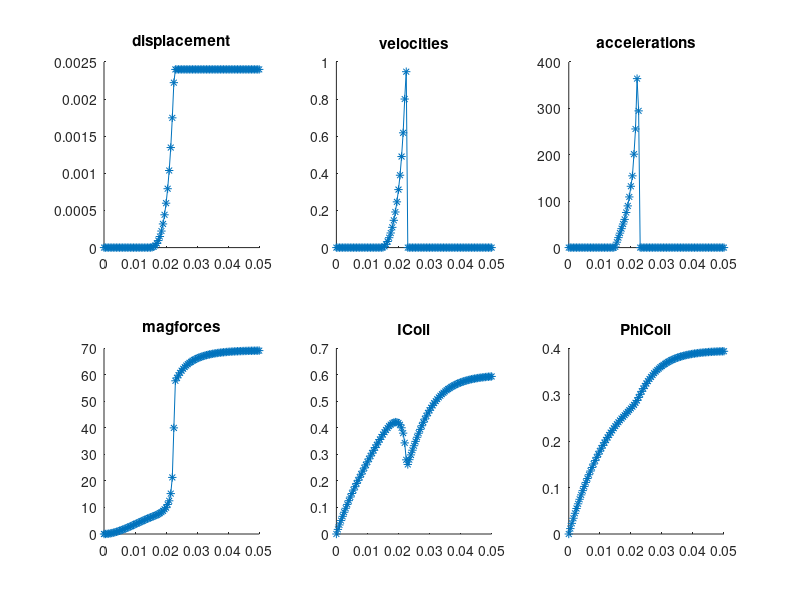

Write MATLAB code to recreate this figure.
%output by FEEM
%timesteps, displacements, velocities, accelerations, magneticforce, current, flux, steps, time
results = [
0.00000000e+00,0.00000000e+00,0.00000000e+00,0.00000000e+00,0.00000000e+00,0.00000000e+00,0.00000000e+00,0,0.00000000e+00,; 
5.00000000e-04,0.00000000e+00,0.00000000e+00,0.00000000e+00,1.56036998e-02,1.73812704e-02,1.16523746e-02,0,3.34000000e-01,; 
1.00000000e-03,0.00000000e+00,0.00000000e+00,0.00000000e+00,6.06198128e-02,3.42590266e-02,2.29671941e-02,0,3.10000000e-01,; 
1.50000000e-03,0.00000000e+00,0.00000000e+00,0.00000000e+00,1.32491087e-01,5.06478546e-02,3.39542370e-02,0,3.16000000e-01,; 
2.00000000e-03,0.00000000e+00,0.00000000e+00,0.00000000e+00,2.28831714e-01,6.65619183e-02,4.46229986e-02,0,3.18000000e-01,; 
2.50000000e-03,0.00000000e+00,0.00000000e+00,0.00000000e+00,3.47416806e-01,8.20149709e-02,5.49826992e-02,0,2.81000000e-01,; 
3.00000000e-03,0.00000000e+00,0.00000000e+00,0.00000000e+00,4.86172492e-01,9.70203673e-02,6.50422918e-02,0,2.70000000e-01,; 
3.50000000e-03,0.00000000e+00,0.00000000e+00,0.00000000e+00,6.43166597e-01,1.11591076e-01,7.48104703e-02,0,2.75000000e-01,; 
4.00000000e-03,0.00000000e+00,0.00000000e+00,0.00000000e+00,8.16599881e-01,1.25739688e-01,8.42956766e-02,0,2.74000000e-01,; 
4.50000000e-03,0.00000000e+00,0.00000000e+00,0.00000000e+00,1.00479779e+00,1.39478433e-01,9.35061079e-02,0,2.67000000e-01,; 
5.00000000e-03,0.00000000e+00,0.00000000e+00,0.00000000e+00,1.20620271e+00,1.52819183e-01,1.02449724e-01,0,2.64000000e-01,; 
5.50000000e-03,0.00000000e+00,0.00000000e+00,0.00000000e+00,1.41935857e+00,1.65776623e-01,1.11134191e-01,0,4.59000000e-01,; 
6.00000000e-03,0.00000000e+00,0.00000000e+00,0.00000000e+00,1.64291540e+00,1.78362324e-01,1.19566942e-01,0,4.76000000e-01,; 
6.50000000e-03,0.00000000e+00,0.00000000e+00,0.00000000e+00,1.87562042e+00,1.90587337e-01,1.27755189e-01,0,8.52100000e+00,; 
7.00000000e-03,0.00000000e+00,0.00000000e+00,0.00000000e+00,2.11631518e+00,2.02459868e-01,1.35705985e-01,0,4.19000000e-01,; 
7.50000000e-03,0.00000000e+00,0.00000000e+00,0.00000000e+00,2.36393446e+00,2.13994881e-01,1.43426067e-01,0,4.16000000e-01,; 
8.00000000e-03,0.00000000e+00,0.00000000e+00,0.00000000e+00,2.61823642e+00,2.25544885e-01,1.50915121e-01,0,8.30000000e-01,; 
8.50000000e-03,0.00000000e+00,0.00000000e+00,0.00000000e+00,2.87842254e+00,2.37299420e-01,1.58169099e-01,0,8.75000000e-01,; 
9.00000000e-03,0.00000000e+00,0.00000000e+00,0.00000000e+00,3.14259401e+00,2.49009288e-01,1.65188818e-01,0,5.88800000e+00,; 
9.50000000e-03,0.00000000e+00,0.00000000e+00,0.00000000e+00,3.40979042e+00,2.60638624e-01,1.71975883e-01,0,8.98000000e-01,; 
1.00000000e-02,0.00000000e+00,0.00000000e+00,0.00000000e+00,3.67832351e+00,2.72086613e-01,1.78534120e-01,0,1.14200000e+00,; 
1.05000000e-02,0.00000000e+00,0.00000000e+00,0.00000000e+00,3.94736750e+00,2.83305275e-01,1.84867973e-01,0,1.05400000e+00,; 
1.10000000e-02,0.00000000e+00,0.00000000e+00,0.00000000e+00,4.21604500e+00,2.94274795e-01,1.90982429e-01,0,1.08300000e+00,; 
1.15000000e-02,0.00000000e+00,0.00000000e+00,0.00000000e+00,4.48354730e+00,3.04958758e-01,1.96883199e-01,0,1.06200000e+00,; 
1.20000000e-02,0.00000000e+00,0.00000000e+00,0.00000000e+00,4.74962292e+00,3.15479410e-01,2.02573483e-01,0,1.16600000e+00,; 
1.25000000e-02,0.00000000e+00,0.00000000e+00,0.00000000e+00,5.01404577e+00,3.25980499e-01,2.08053832e-01,0,1.41300000e+00,; 
1.30000000e-02,0.00000000e+00,0.00000000e+00,0.00000000e+00,5.27556317e+00,3.36277552e-01,2.13328229e-01,0,1.57300000e+00,; 
1.35000000e-02,0.00000000e+00,0.00000000e+00,0.00000000e+00,5.53345472e+00,3.46391613e-01,2.18400313e-01,0,1.24400000e+00,; 
1.40000000e-02,0.00000000e+00,0.00000000e+00,0.00000000e+00,5.78696126e+00,3.56288058e-01,2.23274458e-01,0,1.19600000e+00,; 
1.45000000e-02,0.00000000e+00,0.00000000e+00,0.00000000e+00,6.03557366e+00,3.65908675e-01,2.27956182e-01,0,1.14200000e+00,; 
1.50000000e-02,3.70558913e-07,7.41117825e-04,1.48223565e+00,6.27955840e+00,3.75196156e-01,2.32452158e-01,0,1.61400000e+00,; 
1.55000000e-02,3.65175399e-06,6.56239015e-03,1.16425447e+01,6.51745911e+00,3.84020743e-01,2.36771644e-01,0,1.56000000e+00,; 
1.60000000e-02,1.23090504e-05,1.73145928e-02,2.15044054e+01,6.75248418e+00,3.92279916e-01,2.40925939e-01,0,1.52700000e+00,; 
1.65000000e-02,2.87572043e-05,3.28963078e-02,3.11634300e+01,6.99058493e+00,3.99845322e-01,2.44928918e-01,0,1.68600000e+00,; 
1.70000000e-02,5.54129335e-05,5.33114583e-02,4.08303010e+01,7.23958653e+00,4.06647385e-01,2.48795842e-01,0,1.59600000e+00,; 
1.75000000e-02,9.47670995e-05,7.87083320e-02,5.07937474e+01,7.49286725e+00,4.12453970e-01,2.52546623e-01,0,1.75100000e+00,; 
1.80000000e-02,1.49306116e-04,1.09078032e-01,6.07394003e+01,7.87120642e+00,4.17173081e-01,2.56203017e-01,0,1.43600000e+00,; 
1.85000000e-02,2.22760466e-04,1.46908700e-01,7.56613364e+01,8.23954446e+00,4.20436449e-01,2.59794168e-01,0,1.48400000e+00,; 
1.90000000e-02,3.18683433e-04,1.91845934e-01,8.98744663e+01,8.73892372e+00,4.22095400e-01,2.63352183e-01,0,1.40800000e+00,; 
1.95000000e-02,4.41906571e-04,2.46446276e-01,1.09200685e+02,9.33473914e+00,4.21656424e-01,2.66919155e-01,0,1.31300000e+00,; 
2.00000000e-02,5.98160585e-04,3.12508029e-01,1.32123506e+02,9.93345982e+00,4.18722293e-01,2.70544800e-01,0,1.58200000e+00,; 
2.05000000e-02,7.93078928e-04,3.89836685e-01,1.54657313e+02,1.11256911e+01,4.12158879e-01,2.74301726e-01,0,1.78200000e+00,; 
2.10000000e-02,1.03832819e-03,4.90498521e-01,2.01323671e+02,1.25205379e+01,4.00556581e-01,2.78290701e-01,0,2.04800000e+00,; 
2.15000000e-02,1.34749123e-03,6.18326084e-01,2.55655127e+02,1.52389467e+01,3.80425516e-01,2.82682369e-01,0,2.20400000e+00,; 
2.20000000e-02,1.74769128e-03,8.00400104e-01,3.64148040e+02,2.13389371e+01,3.43624519e-01,2.87810052e-01,0,2.63000000e+00,; 
2.25000000e-02,2.22155076e-03,9.47718951e-01,2.94637694e+02,4.00261274e+01,2.79793945e-01,2.94215379e-01,0,3.52300000e+00,; 
2.30000000e-02,2.40000000e-03,0.00000000e+00,0.00000000e+00,5.77806734e+01,2.62258702e-01,3.00973465e-01,0,3.32300000e+00,; 
2.35000000e-02,2.40000000e-03,0.00000000e+00,0.00000000e+00,5.88920680e+01,2.80331404e-01,3.07363089e-01,0,2.82100000e+00,; 
2.40000000e-02,2.40000000e-03,0.00000000e+00,0.00000000e+00,5.98888475e+01,2.98336952e-01,3.13392696e-01,0,2.70000000e+00,; 
2.45000000e-02,2.40000000e-03,0.00000000e+00,0.00000000e+00,6.07850358e+01,3.15955238e-01,3.19070412e-01,0,2.74000000e+00,; 
2.50000000e-02,2.40000000e-03,0.00000000e+00,0.00000000e+00,6.15920371e+01,3.32926424e-01,3.24409273e-01,0,2.77800000e+00,; 
2.55000000e-02,2.40000000e-03,0.00000000e+00,0.00000000e+00,6.23155872e+01,3.49205107e-01,3.29422981e-01,0,2.78300000e+00,; 
2.60000000e-02,2.40000000e-03,0.00000000e+00,0.00000000e+00,6.29644622e+01,3.64901274e-01,3.34122814e-01,0,2.73600000e+00,; 
2.65000000e-02,2.40000000e-03,0.00000000e+00,0.00000000e+00,6.35472299e+01,3.80090219e-01,3.38519121e-01,0,2.86200000e+00,; 
2.70000000e-02,2.40000000e-03,0.00000000e+00,0.00000000e+00,6.40633434e+01,3.94562436e-01,3.42626212e-01,0,2.64300000e+00,; 
2.75000000e-02,2.40000000e-03,0.00000000e+00,0.00000000e+00,6.45246573e+01,4.08297238e-01,3.46458823e-01,0,2.73600000e+00,; 
2.80000000e-02,2.40000000e-03,0.00000000e+00,0.00000000e+00,6.49412817e+01,4.21315551e-01,3.50031204e-01,0,2.53900000e+00,; 
2.85000000e-02,2.40000000e-03,0.00000000e+00,0.00000000e+00,6.53165190e+01,4.33664106e-01,3.53356763e-01,0,2.56200000e+00,; 
2.90000000e-02,2.40000000e-03,0.00000000e+00,0.00000000e+00,6.56517726e+01,4.45307160e-01,3.56449572e-01,0,2.61800000e+00,; 
2.95000000e-02,2.40000000e-03,0.00000000e+00,0.00000000e+00,6.59554942e+01,4.56284408e-01,3.59322973e-01,0,2.53200000e+00,; 
3.00000000e-02,2.40000000e-03,0.00000000e+00,0.00000000e+00,6.62306324e+01,4.66553018e-01,3.61991123e-01,0,2.60700000e+00,; 
3.05000000e-02,2.40000000e-03,0.00000000e+00,0.00000000e+00,6.64817873e+01,4.76166022e-01,3.64467119e-01,0,2.49400000e+00,; 
3.10000000e-02,2.40000000e-03,0.00000000e+00,0.00000000e+00,6.67112489e+01,4.85123407e-01,3.66764069e-01,0,2.53900000e+00,; 
3.15000000e-02,2.40000000e-03,0.00000000e+00,0.00000000e+00,6.69209160e+01,4.93467361e-01,3.68894222e-01,0,2.52100000e+00,; 
3.20000000e-02,2.40000000e-03,0.00000000e+00,0.00000000e+00,6.71126839e+01,5.01228587e-01,3.70869225e-01,0,2.43700000e+00,; 
3.25000000e-02,2.40000000e-03,0.00000000e+00,0.00000000e+00,6.72878685e+01,5.08441983e-01,3.72700013e-01,0,2.29600000e+00,; 
3.30000000e-02,2.40000000e-03,0.00000000e+00,0.00000000e+00,6.74477818e+01,5.15165763e-01,3.74396357e-01,0,2.38200000e+00,; 
3.35000000e-02,2.40000000e-03,0.00000000e+00,0.00000000e+00,6.75940512e+01,5.21441981e-01,3.75967210e-01,0,2.38400000e+00,; 
3.40000000e-02,2.40000000e-03,0.00000000e+00,0.00000000e+00,6.77285398e+01,5.27280046e-01,3.77421335e-01,0,2.43700000e+00,; 
3.45000000e-02,2.40000000e-03,0.00000000e+00,0.00000000e+00,6.78520869e+01,5.32695628e-01,3.78767182e-01,0,2.35200000e+00,; 
3.50000000e-02,2.40000000e-03,0.00000000e+00,0.00000000e+00,6.79654050e+01,5.37720796e-01,3.80012426e-01,0,2.22600000e+00,; 
3.55000000e-02,2.40000000e-03,0.00000000e+00,0.00000000e+00,6.80697429e+01,5.42378836e-01,3.81164548e-01,0,2.22700000e+00,; 
3.60000000e-02,2.40000000e-03,0.00000000e+00,0.00000000e+00,6.81653642e+01,5.46696128e-01,3.82230354e-01,0,2.20400000e+00,; 
3.65000000e-02,2.40000000e-03,0.00000000e+00,0.00000000e+00,6.82526033e+01,5.50701861e-01,3.83216073e-01,0,2.16700000e+00,; 
3.70000000e-02,2.40000000e-03,0.00000000e+00,0.00000000e+00,6.83328286e+01,5.54411793e-01,3.84127487e-01,0,2.11000000e+00,; 
3.75000000e-02,2.40000000e-03,0.00000000e+00,0.00000000e+00,6.84066301e+01,5.57848012e-01,3.84970210e-01,0,2.07700000e+00,; 
3.80000000e-02,2.40000000e-03,0.00000000e+00,0.00000000e+00,6.84745766e+01,5.61028487e-01,3.85749357e-01,0,2.00900000e+00,; 
3.85000000e-02,2.40000000e-03,0.00000000e+00,0.00000000e+00,6.85370646e+01,5.63970504e-01,3.86469692e-01,0,2.05700000e+00,; 
3.90000000e-02,2.40000000e-03,0.00000000e+00,0.00000000e+00,6.85946192e+01,5.66691737e-01,3.87135488e-01,0,1.96500000e+00,; 
3.95000000e-02,2.40000000e-03,0.00000000e+00,0.00000000e+00,6.86476488e+01,5.69208957e-01,3.87750976e-01,0,1.96500000e+00,; 
4.00000000e-02,2.40000000e-03,0.00000000e+00,0.00000000e+00,6.86964630e+01,5.71537185e-01,3.88319930e-01,0,1.91600000e+00,; 
4.05000000e-02,2.40000000e-03,0.00000000e+00,0.00000000e+00,6.87414340e+01,5.73690504e-01,3.88845845e-01,0,1.97900000e+00,; 
4.10000000e-02,2.40000000e-03,0.00000000e+00,0.00000000e+00,6.87827710e+01,5.75682456e-01,3.89331946e-01,0,1.90400000e+00,; 
4.15000000e-02,2.40000000e-03,0.00000000e+00,0.00000000e+00,6.88207746e+01,5.77525740e-01,3.89781061e-01,0,1.80100000e+00,; 
4.20000000e-02,2.40000000e-03,0.00000000e+00,0.00000000e+00,6.88558046e+01,5.79230703e-01,3.90196107e-01,0,1.79300000e+00,; 
4.25000000e-02,2.40000000e-03,0.00000000e+00,0.00000000e+00,6.88881385e+01,5.80807497e-01,3.90579647e-01,0,1.79400000e+00,; 
4.30000000e-02,2.40000000e-03,0.00000000e+00,0.00000000e+00,6.89179828e+01,5.82265450e-01,3.90934053e-01,0,1.79200000e+00,; 
4.35000000e-02,2.40000000e-03,0.00000000e+00,0.00000000e+00,6.89455384e+01,5.83612873e-01,3.91261537e-01,0,1.88300000e+00,; 
4.40000000e-02,2.40000000e-03,0.00000000e+00,0.00000000e+00,6.89709562e+01,5.84858028e-01,3.91563992e-01,0,1.72900000e+00,; 
4.45000000e-02,2.40000000e-03,0.00000000e+00,0.00000000e+00,6.89943863e+01,5.86008767e-01,3.91843465e-01,0,1.69100000e+00,; 
4.50000000e-02,2.40000000e-03,0.00000000e+00,0.00000000e+00,6.90160014e+01,5.87072574e-01,3.92101690e-01,0,1.67600000e+00,; 
4.55000000e-02,2.40000000e-03,0.00000000e+00,0.00000000e+00,6.90359210e+01,5.88055811e-01,3.92340277e-01,0,1.68400000e+00,; 
4.60000000e-02,2.40000000e-03,0.00000000e+00,0.00000000e+00,6.90543141e+01,5.88964777e-01,3.92560708e-01,0,1.69700000e+00,; 
4.65000000e-02,2.40000000e-03,0.00000000e+00,0.00000000e+00,6.90712981e+01,5.89804899e-01,3.92764359e-01,0,1.67700000e+00,; 
4.70000000e-02,2.40000000e-03,0.00000000e+00,0.00000000e+00,6.90869524e+01,5.90580811e-01,3.92952369e-01,0,1.63100000e+00,; 
4.75000000e-02,2.40000000e-03,0.00000000e+00,0.00000000e+00,6.91014125e+01,5.91297509e-01,3.93126076e-01,0,1.68900000e+00,; 
4.80000000e-02,2.40000000e-03,0.00000000e+00,0.00000000e+00,6.91147589e+01,5.91959798e-01,3.93286564e-01,0,1.60100000e+00,; 
4.85000000e-02,2.40000000e-03,0.00000000e+00,0.00000000e+00,6.91270817e+01,5.92571907e-01,3.93434834e-01,0,1.57500000e+00,; 
4.90000000e-02,2.40000000e-03,0.00000000e+00,0.00000000e+00,6.91384611e+01,5.93137725e-01,3.93571810e-01,0,1.59000000e+00,; 
4.95000000e-02,2.40000000e-03,0.00000000e+00,0.00000000e+00,6.91489609e+01,5.93660775e-01,3.93698347e-01,0,1.56300000e+00,; 
5.00000000e-02,2.40000000e-03,0.00000000e+00,0.00000000e+00,6.91586417e+01,5.94143814e-01,3.93815098e-01,0,1.59600000e+00,; 
];
subplot(2,3,1);hold on;
plot(results(:,1),results(:,2),'*-');
title("displacement");

subplot(2,3,2);hold on;
plot(results(:,1),results(:,3),'*-');
title("velocities");

subplot(2,3,3);hold on;
plot(results(:,1),results(:,4),'*-');
title("accelerations");

subplot(2,3,4);hold on;
plot(results(:,1),results(:,5),'*-');
title("magforces");

subplot(2,3,5);hold on;
plot(results(:,1),results(:,6),'*-');
title("ICoil");

subplot(2,3,6);hold on;
plot(results(:,1),results(:,7),'*-');
title("PhiCoil");
